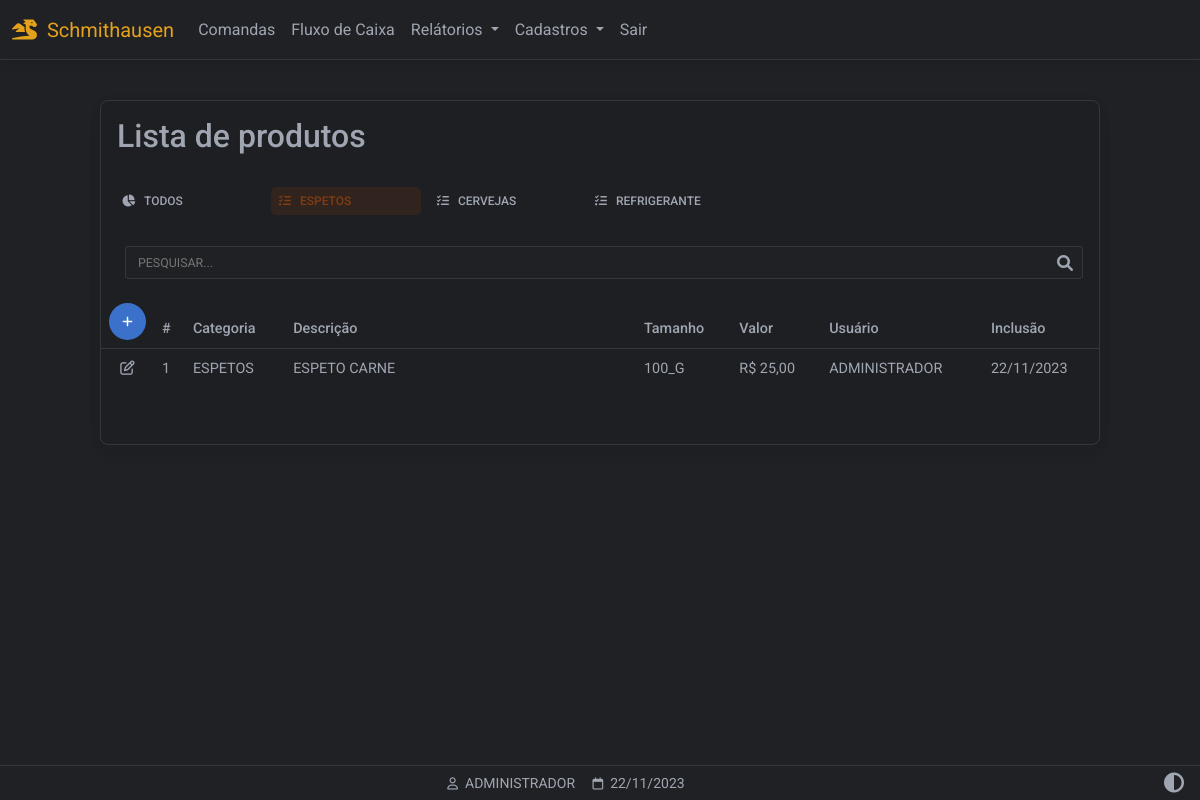
The page /filtro_produtos/1 (signed in) on the database its author committed.
### website/models.py (models this page shows)
class Categoria(db.Model):
    id = db.Column(db.Integer, primary_key=True)
    nome = db.Column(db.String(150))
    categoria = db.relationship('Tamanho',backref='tamanhos')

class Produto(db.Model):
    id = db.Column(db.Integer, primary_key=True)
    descricao = db.Column(db.String(150))
    valor = db.Column(db.Float)
    data_criacao = db.Column(db.DateTime(timezone=True), default=func.now())
    user_id = db.Column(db.Integer, db.ForeignKey('user.id'))
    cat_id = db.Column(db.Integer, db.ForeignKey('categoria.id'))
    tam_id = db.Column(db.Integer, db.ForeignKey('tamanho.id'))
    usuario = db.relationship('User',backref='usuarios')
    categoria = db.relationship('Categoria',backref='categorias')
    tamanho = db.relationship('Tamanho',backref='tamanho')

class Tamanho(db.Model):
    id = db.Column(db.Integer, primary_key=True)
    nome = db.Column(db.String(150))
    cat_id = db.Column(db.Integer, db.ForeignKey('categoria.id'))

class User(db.Model, UserMixin):
    id = db.Column(db.Integer, primary_key=True)
    email = db.Column(db.String(150), unique=True)
    password = db.Column(db.String(150))
    first_name = db.Column(db.String(150))
    user = db.relationship('Produto',backref='produto')

### website/views.py (the view)
@views.route('/filtro_produtos/<int:id>', methods=['GET','POST'])
@login_required
def filtroprodutos(id):
    get_categoria = Categoria.query.get(id)
    tamanhos = Tamanho.query.all()
    categorias = Categoria.query.all()
    id=id
    if get_categoria:
        produtos = Produto.query.filter_by(cat_id=id).all()
    else:
        produtos = Produto.query.all()
    return render_template("produtos_listar.html",
        id=id,
        user=current_user,
        data=data,
        produtos=produtos,
        tamanhos=tamanhos,
        categorias=categorias)

### website/__init__.py (called while the page is built)
def create_app():
    app = Flask(__name__)
    app.config['SECRET_KEY'] = 'hjshjhdjah kjshkjdhjs'
    app.config['SQLALCHEMY_DATABASE_URI'] = f'sqlite:///{DB_NAME}'
    app.config["TEMPLATES_AUTO_RELOAD"] = True
    db.init_app(app)
    from .views import views
    from .auth import auth
    app.register_blueprint(views, url_prefix='/')
    app.register_blueprint(auth, url_prefix='/')
    from .models import User, Cliente, Produto
    with app.app_context():
        db.create_all()
    login_manager = LoginManager()
    login_manager.login_view = 'auth.login'
    login_manager.login_message = u"FAVOR EFETUAR LOGIN!"
    login_manager.init_app(app)
    @login_manager.user_loader
    def load_user(id):
        return User.query.get(int(id))
    return app

### website/templates/produtos_listar.html (shortened to what this page needs)
{% extends "base.html" %}
{% block content %}
<div class="container-fluid" style="min-height:100dvh;padding-top:100px">
  <div class="table-responsive w-100 card myTheme-900 larg-max m-auto" style="padding-bottom: 40px">
   <table class="table table-borderless table-sm myTheme-900 ">
    <thead>
      <tr>
        <h2 class="p-3 ">Lista de produtos</h2>
      </tr>
      <tr>
        <div class="form-control-sm">
          <ul class="nav nav-tabs mb-3 myTheme-900">
            <li class="p-1 nav-item myTheme-900">
              <a class="nav-link p-2"
              data-id="0"
              role="button"
              href="/filtro_produtos/0">
              <i class="fas fa-chart-pie fa-fw me-2 me-2"></i>TODOS</a>
            </li>
            {% for cat in categorias %}
            <li class="p-1 nav-item myTheme-900">
              <a class="nav-link  p-2"
              data-id="{{ cat.id }}"
              role="button"
              href="/filtro_produtos/{{ cat.id }}">
              <i class="fa-solid fa-list-check"></i>&nbsp;&nbsp;&nbsp;{{ cat.nome }}</a>
            </li>
            {% endfor %}
          </ul>
        </div>
      </tr>
      <tr>
        <div class="p-3 pt-0">
          <div class="form-outline mt-2 ps-2" style="margin-bottom: 0!important;padding-bottom: 0!important;">
            <input type="text" style="text-transform:uppercase" id="inputPesquisarProduto"
            class="myInputs form-control-sm" placeholder="Pesquisar..."
            onkeyup='pesquisarTabelaProdutos()'
            >
          </div>
        </div>
      </tr>
      <tr>
        <th class="text-nowrap" scope="col">
          <a href="/produtos_cadastrar" class="btn btn-primary btn-floating d-flex justify-content-center align-items-center">
            <i class="fa-solid fa-plus"></i>
          </a>
        </th>
        <th class="text-nowrap" scope="col">#</th>
        <th class="text-nowrap" scope="col">Categoria</th>
        <th class="text-nowrap" scope="col" style="min-width: 280px;">Descrição</th>
        <th class="text-nowrap" scope="col">Tamanho</th>
        <th class="text-nowrap" scope="col">Valor</th>
        <th class="text-nowrap" scope="col">Usuário</th>
        <th class="text-nowrap" scope="col">Inclusão</th>
      </tr>
    </thead>
    <tbody id="tb-produtos">
      {% for i in produtos %}
      <tr>
        <td class="text-center" style="width: 50px">
          <a role="button" class=""
          href="/produtos_atualizar/{{ i.id }}/{{ i.categoria.id }}/{{ i.tamanho.id }}">
          <i class="fa-regular fa-pen-to-square"></i>
        </a>
      </td>
      <td class="text-nowrap" scope="row"> {{ i.id }} </td>
      <td class="text-nowrap" scope="row" style="min-width:80px"> {{ i.categoria.nome }}</td>
      <td class="text-nowrap" scope="row"> {{ i.descricao }} </td>
      <td class="text-nowrap" scope="row"> {{ i.tamanho.nome }} </td>
      <td class="text-nowrap" scope="row"> {{ "R$ {:,.2f}".format( i.valor ) | replace(".",",") }} </td>
      <td class="text-nowrap" scope="row"> {{ i.produto.first_name.split()[0] }} </td>
      <td class="text-nowrap" scope="row"> {{ i.data_criacao.strftime('%d/%m/%Y') }} </td>
    </tr>
    {% endfor %}
  </tbody>
</table>
</div>
</div>
{% endblock %}
{% block titlefooter %}
<span>
  &nbsp;{{ user.first_name.split()[0] | upper }}
  <span>
    &nbsp;{{ data.strftime('%d/%m/%Y') }}
  </span>
  {% endblock %}

### website/static/css/base.css (style rules this page uses)
:root { --custom-color: 211, 84, 0; --color-primary: 59, 113, 202; --color-secondary: 159,166,178; --color-success: 20,164,77; --color-danger: 220, 76, 76; --color-warning: 228,161,27; --color-info: 84,180,211; --color-ligth: 251,251,251; --color-theme-500: 32, 33, 36; --color-theme-900: 30, 31, 34; --cor-fonte: 159,166,178; --cor-da-borda: 53, 56, 59; }
.larg-max { max-width: 1000px!important; }
.myTheme-900 { background-color: rgb(var(--color-theme-900))!important; color: rgb(var(--cor-fonte))!important; }
.myTheme-500 { background-color: rgb(var(--color-theme-500))!important; color: rgb(var(--cor-fonte))!important; }
.my-footer span { color: rgb(var(--cor-fonte)); }
.nav-tabs .nav-link { width: 150px; background-color: rgb(var(--color-theme-900)); color: rgb(var(--cor-fonte)); border-bottom: none; }
.nav-tabs .nav-item .nav-link.active { border-color: rgb(var(--custom-color)); border-bottom: none; border-radius: 5px; background-color: rgba(var(--custom-color),0.1)!important; color: rgba(var(--custom-color),0.5)!important; }
.table-responsive { border: 1px solid rgb(var(--cor-da-borda))!important; color: rgb(var(--cor-fonte))!important; margin-bottom: 80px!important; }
.table-responsive thead th { border-bottom: 1px solid rgb(var(--cor-da-borda))!important; }
.btn { box-shadow: none!important; }
.fa-pen-to-square, .fa-trash-can { color: rgb(var(--cor-fonte))!important; }
.form-outline { margin-bottom: 30px!important; }
.myInputs { color: rgb(var(--cor-fonte))!important; border: 1px solid rgb(var(--cor-da-borda))!important; background-color: rgb(var(--color-theme-500)); width: 100%; padding: 0.35rem; padding-left: 0.75rem; border-radius: 3px; }

### rows shown on the page
Categoria: nome "ESPETOS"
Categoria: nome "CERVEJAS"
Categoria: nome "REFRIGERANTE"
Produto: id "1", categoria.nome "ESPETOS", descricao "ESPETO CARNE", tamanho.nome "100_G", valor "R$ 25,00", produto.first_name "ADMINISTRADOR", data_criacao "22/11/2023"
User: first_name "ADMINISTRADOR"

### other values the page prints
{{ data.strftime('%d/%m/%Y') }} "22/11/2023"
